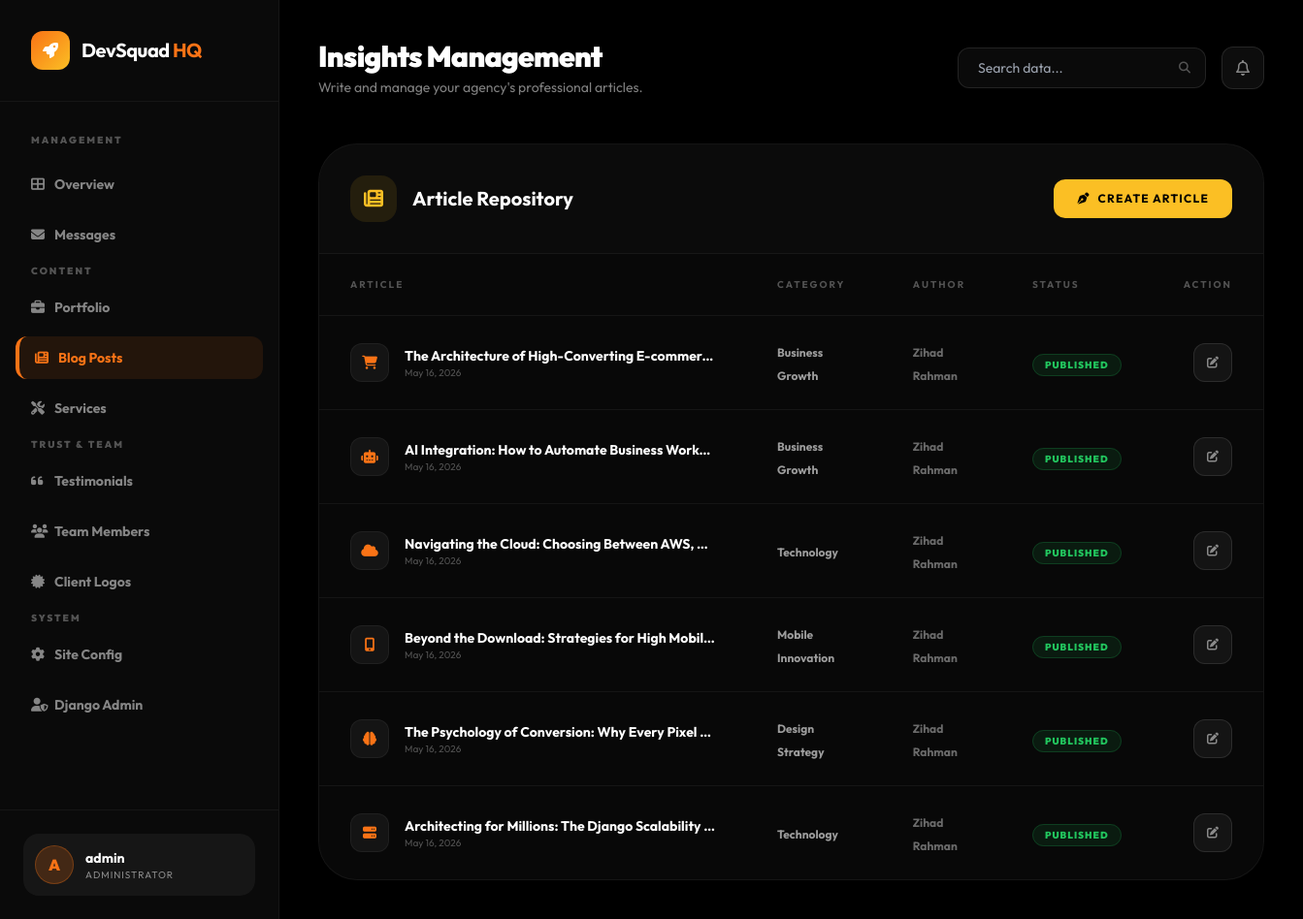
The app's page /management/blog/ (signed in) with its own data.
### devsqaud/models.py (models this page shows, shortened)
class Post(models.Model):
    title = models.CharField(max_length=200)
    slug = models.SlugField(max_length=200, unique=True, blank=True)
    author = models.CharField(max_length=100, default="DevSquad Team")
    category = models.ForeignKey(Category, on_delete=models.SET_NULL, null=True, related_name='posts')
    icon = models.CharField(max_length=100, default="fas fa-newspaper", help_text="Font Awesome icon for the post")
    thumbnail = models.ImageField(upload_to='blog/', blank=True, null=True)
    external_thumbnail = models.URLField(blank=True, help_text="Link to external image (e.g. Unsplash)")
    excerpt = models.TextField(help_text="Short summary of the post")
    content = models.TextField()
    is_published = models.BooleanField(default=True)
    created_at = models.DateTimeField(auto_now_add=True)
    updated_at = models.DateTimeField(auto_now=True)
    class Meta:
        ordering = ['-created_at']

class Category(models.Model):
    name = models.CharField(max_length=100)
    slug = models.SlugField(max_length=100, unique=True, blank=True)
    class Meta:
        verbose_name_plural = "Categories"

### devsqaud/views_dashboard.py (the view)
# urls.py: path('management/blog/', views_dashboard.dashboard_blog, name='dashboard_blog'),
@staff_member_required
def dashboard_blog(request):
    posts = Post.objects.all()
    context = {
        'posts': posts,
        'active_page': 'blog',
    }
    return render(request, 'dashboard/blog_list.html', context)

### devsqaud/context_processors.py (called while the page is built)
def site_config_context(request):
    return {
        'site': SiteConfig.load(),
    }

### devsqaud/models.py (called while the page is built)
    @classmethod
    def load(cls):
        obj, _ = cls.objects.get_or_create(pk=1)
        return obj

### templates/dashboard/blog_list.html (shortened to what this page needs)
{% extends 'dashboard/base.html' %}
{% block header_title %}Insights Management{% endblock %}
{% block header_subtitle %}Write and manage your agency's professional articles.{% endblock %}
{% block dashboard_content %}
<div class="glass-card rounded-[40px] border-white/5 overflow-hidden">
    <div class="p-8 border-b border-white/5 flex items-center justify-between bg-white/[0.01]">
        <div class="flex items-center space-x-4">
            <div class="w-12 h-12 rounded-2xl bg-sunset-amber/10 flex items-center justify-center">
                <i class="fas fa-newspaper text-sunset-amber text-xl"></i>
            </div>
            <h3 class="text-xl font-bold">Article Repository</h3>
        </div>
        <a href="{% url 'content_add' 'post' %}" class="px-6 py-3 bg-sunset-amber text-black text-xs font-bold uppercase tracking-widest rounded-xl hover:shadow-[0_0_30px_rgba(251,191,36,0.4)] transition-all flex items-center space-x-2">
            <i class="fas fa-pen-nib"></i>
            <span>Create Article</span>
        </a>
    </div>
    <div class="overflow-x-auto">
        <table class="w-full text-left">
            <thead>
                <tr class="text-[10px] font-black uppercase tracking-[0.2em] text-white/30 border-b border-white/5">
                    <th class="px-8 py-6">Article</th>
                    <th class="px-8 py-6">Category</th>
                    <th class="px-8 py-6">Author</th>
                    <th class="px-8 py-6">Status</th>
                    <th class="px-8 py-6 text-right">Action</th>
                </tr>
            </thead>
            <tbody class="divide-y divide-white/5">
                {% for post in posts %}
                <tr class="group hover:bg-white/[0.02] transition-all">
                    <td class="px-8 py-6">
                        <div class="flex items-center space-x-4">
                            <div class="w-10 h-10 rounded-xl bg-white/5 flex items-center justify-center text-sunset-orange border border-white/5 group-hover:border-sunset-orange/30 transition-all">
                                <i class="{{ post.icon }} text-sm"></i>
                            </div>
                            <div>
                                <p class="text-sm font-bold truncate max-w-xs">{{ post.title }}</p>
                                <p class="text-[10px] text-white/30">{{ post.created_at|date:"M d, Y" }}</p>
                            </div>
                        </div>
                    </td>
                    <td class="px-8 py-6">
                        <span class="text-xs font-bold text-white/60">{{ post.category.name }}</span>
                    </td>
                    <td class="px-8 py-6">
                        <span class="text-xs font-bold text-white/40">{{ post.author }}</span>
                    </td>
                    <td class="px-8 py-6">
                        {% if post.is_published %}
                        <span class="px-3 py-1 bg-green-500/10 border border-green-500/20 text-green-500 text-[10px] font-black uppercase tracking-widest rounded-full">Published</span>
                        {% else %}
                        <span class="px-3 py-1 bg-white/5 border border-white/10 text-white/30 text-[10px] font-black uppercase tracking-widest rounded-full">Draft</span>
                        {% endif %}
                    </td>
                    <td class="px-8 py-6 text-right">
                        <a href="{% url 'content_edit' 'post' post.pk %}" class="inline-flex w-10 h-10 rounded-xl bg-white/5 border border-white/10 items-center justify-center text-white/50 hover:bg-sunset-amber hover:text-black hover:border-sunset-amber transition-all">
                            <i class="fas fa-edit text-xs"></i>
                        </a>
                    </td>
                </tr>
                {% endfor %}
            </tbody>
        </table>
    </div>
</div>
{% endblock %}

### templates/dashboard/base.html (shortened to what this page needs)
<!DOCTYPE html>
<html lang="en">
<head>
    <script src="https://cdn.tailwindcss.com"></script>
    <link rel="stylesheet" href="https://cdnjs.cloudflare.com/ajax/libs/font-awesome/6.4.0/css/all.min.css">
</head>
<body class="bg-black-pure min-h-screen flex">
    <aside class="w-72 bg-black-soft border-r border-white/5 flex flex-col fixed inset-y-0 z-50">
        <div class="p-8 border-b border-white/5">
            <a href="{% url 'home' %}" class="flex items-center space-x-3">
                <div class="w-10 h-10 bg-gradient-to-br from-sunset-orange to-sunset-amber rounded-xl flex items-center justify-center">
                    <i class="fas fa-rocket text-white"></i>
                </div>
                <span class="text-xl font-bold tracking-tight">DevSquad <span class="text-sunset-orange">HQ</span></span>
            </a>
        </div>
        <nav class="flex-1 px-4 py-8 space-y-2 overflow-y-auto">
            <p class="px-4 text-[10px] font-black uppercase tracking-[0.2em] text-white/30 mb-4">Management</p>
            <a href="{% url 'dashboard_home' %}" class="sidebar-link group flex items-center px-4 py-3 text-sm font-bold rounded-xl transition-all duration-300 {% if active_page == 'overview' %}active{% else %}text-white/50 hover:bg-white/5 hover:text-white{% endif %}">
                <i class="fas fa-th-large w-6 group-hover:text-sunset-orange"></i>
                <span>Overview</span>
            </a>
            <a href="{% url 'dashboard_messages' %}" class="sidebar-link group flex items-center px-4 py-3 text-sm font-bold rounded-xl transition-all duration-300 {% if active_page == 'messages' %}active{% else %}text-white/50 hover:bg-white/5 hover:text-white{% endif %}">
                <i class="fas fa-envelope w-6 group-hover:text-sunset-orange"></i>
                <span>Messages</span>
            </a>
            <p class="px-4 text-[10px] font-black uppercase tracking-[0.2em] text-white/30 mt-8 mb-4">Content</p>
            <a href="{% url 'dashboard_projects' %}" class="sidebar-link group flex items-center px-4 py-3 text-sm font-bold rounded-xl transition-all duration-300 {% if active_page == 'projects' %}active{% else %}text-white/50 hover:bg-white/5 hover:text-white{% endif %}">
                <i class="fas fa-briefcase w-6 group-hover:text-sunset-orange"></i>
                <span>Portfolio</span>
            </a>
            <a href="{% url 'dashboard_blog' %}" class="sidebar-link group flex items-center px-4 py-3 text-sm font-bold rounded-xl transition-all duration-300 {% if active_page == 'blog' %}active{% else %}text-white/50 hover:bg-white/5 hover:text-white{% endif %}">
                <i class="fas fa-newspaper w-6 group-hover:text-sunset-orange"></i>
                <span>Blog Posts</span>
            </a>
            <a href="{% url 'dashboard_services' %}" class="sidebar-link group flex items-center px-4 py-3 text-sm font-bold rounded-xl transition-all duration-300 {% if active_page == 'services' %}active{% else %}text-white/50 hover:bg-white/5 hover:text-white{% endif %}">
                <i class="fas fa-tools w-6 group-hover:text-sunset-orange"></i>
                <span>Services</span>
            </a>
            <p class="px-4 text-[10px] font-black uppercase tracking-[0.2em] text-white/30 mt-8 mb-4">Trust & Team</p>
            <a href="{% url 'dashboard_testimonials' %}" class="sidebar-link group flex items-center px-4 py-3 text-sm font-bold rounded-xl transition-all duration-300 {% if active_page == 'testimonials' %}active{% else %}text-white/50 hover:bg-white/5 hover:text-white{% endif %}">
                <i class="fas fa-quote-left w-6 group-hover:text-sunset-orange"></i>
                <span>Testimonials</span>
            </a>
            <a href="{% url 'dashboard_team' %}" class="sidebar-link group flex items-center px-4 py-3 text-sm font-bold rounded-xl transition-all duration-300 {% if active_page == 'team' %}active{% else %}text-white/50 hover:bg-white/5 hover:text-white{% endif %}">
                <i class="fas fa-users w-6 group-hover:text-sunset-orange"></i>
                <span>Team Members</span>
            </a>
            <a href="{% url 'dashboard_logos' %}" class="sidebar-link group flex items-center px-4 py-3 text-sm font-bold rounded-xl transition-all duration-300 {% if active_page == 'logos' %}active{% else %}text-white/50 hover:bg-white/5 hover:text-white{% endif %}">
                <i class="fas fa-certificate w-6 group-hover:text-sunset-orange"></i>
                <span>Client Logos</span>
            </a>
            <p class="px-4 text-[10px] font-black uppercase tracking-[0.2em] text-white/30 mt-8 mb-4">System</p>
            <a href="{% url 'dashboard_settings' %}" class="sidebar-link group flex items-center px-4 py-3 text-sm font-bold rounded-xl transition-all duration-300 {% if active_page == 'settings' %}active{% else %}text-white/50 hover:bg-white/5 hover:text-white{% endif %}">
                <i class="fas fa-cog w-6 group-hover:text-sunset-orange"></i>
                <span>Site Config</span>
            </a>
            <a href="/admin/" class="group flex items-center px-4 py-3 text-sm font-bold text-white/50 rounded-xl hover:bg-white/5 hover:text-white transition-all duration-300">
                <i class="fas fa-user-shield w-6 group-hover:text-sunset-orange"></i>
                <span>Django Admin</span>
            </a>
        </nav>
        <div class="p-6 border-t border-white/5">
            <div class="flex items-center space-x-3 p-3 bg-white/5 rounded-2xl">
                <div class="w-10 h-10 rounded-full bg-sunset-orange/20 border border-sunset-orange/30 flex items-center justify-center">
                    <span class="font-black text-sunset-orange">{{ request.user.username|first|upper }}</span>
                </div>
                <div class="flex-1 min-w-0">
                    <p class="text-sm font-bold truncate">{{ request.user.username }}</p>
                    <p class="text-[10px] text-white/50 uppercase tracking-widest">Administrator</p>
                </div>
            </div>
        </div>
    </aside>
    <main class="flex-1 ml-72 p-10">
        <div class="flex items-center justify-between mb-12">
            <div>
                <h1 class="text-3xl font-black tracking-tight">{% block header_title %}Overview{% endblock %}</h1>
                <p class="text-white/50 text-sm mt-1">{% block header_subtitle %}Welcome back, Commander.{% endblock %}</p>
            </div>
            <div class="flex items-center space-x-4">
                <div class="relative">
                    <input type="text" placeholder="Search data..." class="bg-black-soft border border-white/10 rounded-xl px-5 py-2.5 text-sm focus:outline-none focus:border-sunset-orange/50 transition-all w-64">
                    <i class="fas fa-search absolute right-4 top-1/2 -translate-y-1/2 text-white/30 text-xs"></i>
                </div>
                <button class="w-11 h-11 rounded-xl bg-white/5 border border-white/10 flex items-center justify-center hover:bg-white/10 transition-all">
                    <i class="far fa-bell text-white/50"></i>
                </button>
            </div>
        </div>
        {% block dashboard_content %}{% endblock %}
    </main>
</body>
</html>

### templates/dashboard/base.html (style rules this page uses)
body { font-family: 'Outfit', sans-serif; background-color: #000000; color: #ffffff; }
.glass-card { background: rgba(255, 255, 255, 0.03); backdrop-filter: blur(10px); border: 1px solid rgba(255, 255, 255, 0.05); }
.sidebar-link.active { background: rgba(249, 115, 22, 0.1); border-left: 4px solid #f97316; color: #f97316; }

### records on screen
Post: title "The Architecture of High-Converting E-commer…", created_at "May 16, 2026", category.name "Business Growth", author "Zihad Rahman", is_published "PUBLISHED"
Post: title "AI Integration: How to Automate Business Workf…", created_at "May 16, 2026", category.name "Business Growth", author "Zihad Rahman", is_published "PUBLISHED"
Post: title "Navigating the Cloud: Choosing Between AWS,…", created_at "May 16, 2026", category.name "Technology", author "Zihad Rahman", is_published "PUBLISHED"
Post: title "Beyond the Download: Strategies for High Mobil…", created_at "May 16, 2026", category.name "Mobile Innovation", author "Zihad Rahman", is_published "PUBLISHED"
Post: title "The Psychology of Conversion: Why Every Pixel…", created_at "May 16, 2026", category.name "Design Strategy", author "Zihad Rahman", is_published "PUBLISHED"
Post: title "Architecting for Millions: The Django Scalability…", created_at "May 16, 2026", category.name "Technology", author "Zihad Rahman", is_published "PUBLISHED"

### other values on screen
{{ request.user.username|first|upper }} "A"
{{ request.user.username }} "admin"
